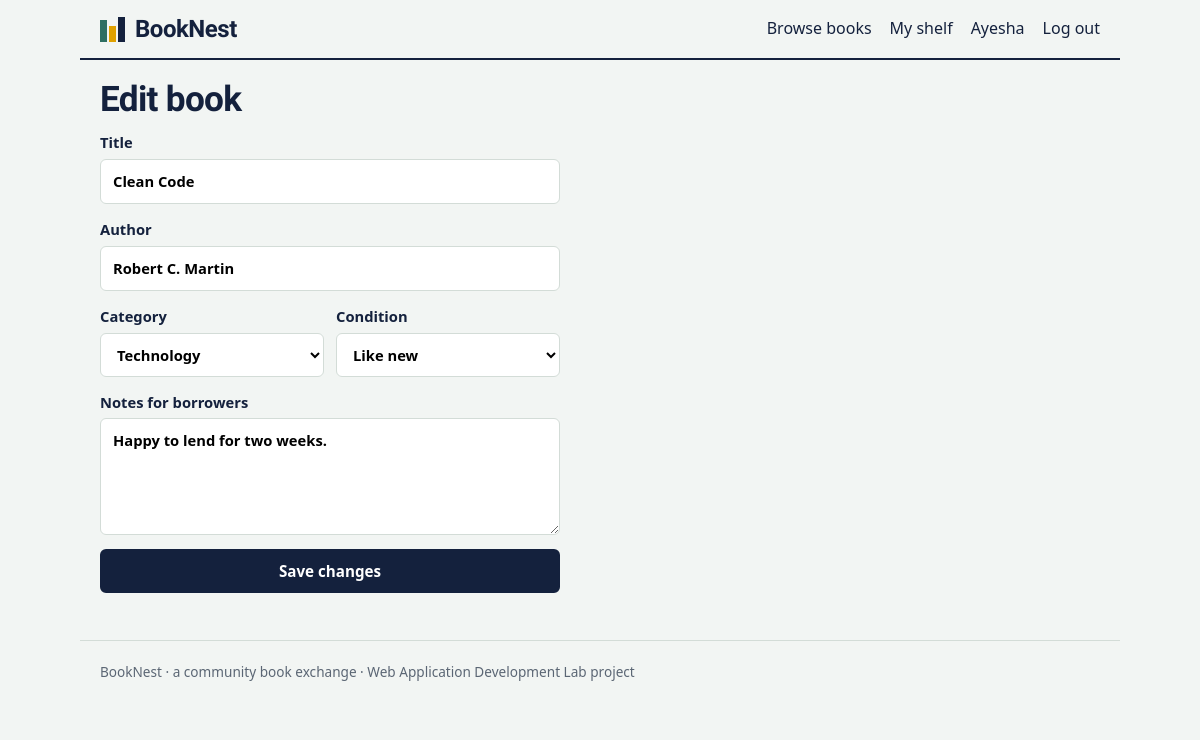
Page /books/2/edit (signed in) on the committed database.
### tables this page shows
CREATE TABLE users(id INTEGER PRIMARY KEY, name TEXT NOT NULL, email TEXT UNIQUE NOT NULL,
  password TEXT NOT NULL, role TEXT DEFAULT 'member', city TEXT DEFAULT '', bio TEXT DEFAULT '',
  created TEXT DEFAULT CURRENT_TIMESTAMP);

CREATE TABLE books(id INTEGER PRIMARY KEY, owner_id INTEGER NOT NULL, title TEXT NOT NULL,
  author TEXT NOT NULL, category TEXT, cond TEXT, description TEXT DEFAULT '', available INTEGER DEFAULT 1,
  created TEXT DEFAULT CURRENT_TIMESTAMP);

### app.py (the view)
@app.route("/books/<int:bid>/edit", methods=["GET", "POST"])
@login_required
def book_edit(bid):
    b = q("SELECT * FROM books WHERE id=?", (bid,), one=True) or abort(404)
    if b["owner_id"] != g.user["id"] and g.user["role"] != "admin": abort(403)
    return save_book(b)

### app.py (called while the page is built, shortened)
def db():
    if "db" not in g:
        g.db = sqlite3.connect(DB); g.db.row_factory = sqlite3.Row
    return g.db

def q(sql, args=(), one=False):
    rows = db().execute(sql, args).fetchall()
    return (rows[0] if rows else None) if one else rows

@app.before_request
def load_user():
    g.user = q("SELECT * FROM users WHERE id=?", (session["uid"],), one=True) if "uid" in session else None

def login_required(f):
    @wraps(f)
    def w(*a, **k):
        if not g.user:
            flash("Log in to continue.", "err"); return redirect(url_for("login", next=request.path))
        return f(*a, **k)
    return w

def save_book(b=None):
    return render_template("book_form.html", b=b)

### templates/book_form.html
{% extends "base.html" %}{% block content %}
<h1>{{ 'Edit book' if b else 'Add a book' }}</h1>
<form class="form" method="post">
  <label>Title<input name="title" required value="{{ b.title if b }}"></label>
  <label>Author<input name="author" required value="{{ b.author if b }}"></label>
  <div class="row">
    <label>Category<select name="category">{% for c in CATS %}<option {{ 'selected' if b and b.category == c }}>{{ c }}</option>{% endfor %}</select></label>
    <label>Condition<select name="cond">{% for c in ['Like new', 'Good', 'Fair', 'Well loved'] %}<option {{ 'selected' if b and b.cond == c }}>{{ c }}</option>{% endfor %}</select></label>
  </div>
  <label>Notes for borrowers<textarea name="description" rows="4">{{ b.description if b }}</textarea></label>
  <button class="btn">{{ 'Save changes' if b else 'Add book' }}</button>
</form>
{% endblock %}

### templates/base.html (shortened to what this page needs)
<!doctype html>
<html lang="en"><head><meta charset="utf-8"><meta name="viewport" content="width=device-width,initial-scale=1">
<link rel="stylesheet" href="{{ url_for('static', filename='style.css') }}"></head>
<body>
<header class="top"><a class="brand" href="{{ url_for('home') }}"><span class="logo"><i></i><i></i><i></i></span>BookNest</a>
<nav>
  <a href="{{ url_for('books') }}">Browse books</a>
  {% if g.user %}
    <a href="{{ url_for('dashboard') }}">My shelf</a>
    <a href="{{ url_for('profile') }}">{{ g.user.name.split()[0] }}</a>
    <a href="{{ url_for('logout') }}">Log out</a>
  {% else %}
    <a href="{{ url_for('login') }}">Log in</a><a class="btn sm" href="{{ url_for('register') }}">Join free</a>
  {% endif %}
</nav></header>
<main>
{% block content %}{% endblock %}
</main>
<footer>BookNest · a community book exchange · Web Application Development Lab project</footer>
</body></html>

### static/style.css (style rules this page uses)
:root { --paper:#F2F5F3;--ink:#14213D;--sage:#2F6F62;--gold:#E0A100;--line:#D3DCD7;--muted:#5B6674;--red:#B5475B }
* { box-sizing:border-box }
body { margin:0;background:var(--paper);color:var(--ink);font:16px/1.6 system-ui,-apple-system,"Segoe UI",sans-serif }
h1,h2,h3,.brand,.hero { font-family:"Bricolage Grotesque",system-ui,sans-serif;line-height:1.1;letter-spacing:-.02em }
h1 { font-size:2.2rem;margin:1.2rem 0 .8rem }
a { color:var(--sage) }
main,.top,footer { max-width:1040px;margin:0 auto;padding:0 20px }
main { min-height:70vh;padding-bottom:40px }
.top { display:flex;justify-content:space-between;align-items:center;flex-wrap:wrap;gap:10px;padding-top:16px;padding-bottom:16px;border-bottom:2px solid var(--ink) }
.brand { display:flex;align-items:center;gap:10px;font-size:1.5rem;font-weight:800;color:var(--ink);text-decoration:none }
.logo { display:flex;align-items:flex-end;gap:2px }
.logo i { width:7px;background:var(--sage);display:block;height:22px }
.logo i:nth-child(2) { height:16px;background:var(--gold) }
.logo i:nth-child(3) { height:25px;background:var(--ink) }
nav { display:flex;gap:18px;align-items:center;flex-wrap:wrap }
nav a { color:var(--ink);text-decoration:none;font-weight:500 }
.btn { display:inline-block;background:var(--ink);color:#fff;border:2px solid var(--ink);padding:10px 20px;border-radius:6px;font:600 .95rem system-ui;cursor:pointer;text-decoration:none }
input,select,textarea { font:inherit;padding:10px 12px;border:1.5px solid var(--line);border-radius:6px;background:#fff;width:100% }
.form { max-width:460px;display:grid;gap:14px }
.form label { display:grid;gap:4px;font-weight:600;font-size:.92rem }
.row { display:grid;grid-template-columns:1fr 1fr;gap:12px }
footer { padding-top:20px;padding-bottom:30px;color:var(--muted);font-size:.85rem;border-top:1px solid var(--line) }

### rows in the picture
users: user.name "Ayesha"
books: title "Clean Code", author "Robert C. Martin", description "Happy to lend for two weeks."

### other values in the picture
{{ 'Edit book' if b else 'Add a book' }} "Edit book"
{{ 'Save changes' if b else 'Add book' }} "Save changes"
form field category "Technology"
form field cond "Like new"
